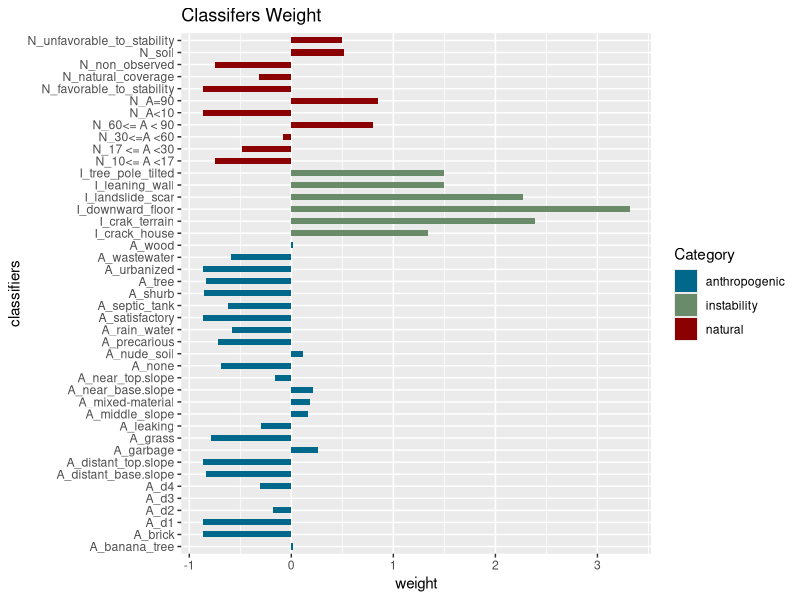

R code for this plot:
## ---- chunk 1
knitr::opts_chunk$set(echo = TRUE)
## ---- chunk 2
library(readxl)
library(tidyverse)
weight_pairwisecomparision <- read_excel("weight_normalized.xlsx")
head(weight_pairwisecomparision)

weight_percentange <- read_excel("classifiers_weight_percentage.xlsx")

## ---- chunk 3

## Using df weight_percentange, I select just the classifiers from the main category (angle, natural coverage...) not the options (i.e. wood, brick, mixed)

classifiers <- weight_pairwisecomparision %>%
  select(Parameter, large_category, final_weight)

classifiers <- classifiers[-c(1:4,7,17:18,20:22,54),]

mean_classifiers <- mean(classifiers$final_weight)
sd_classifiers <- sd(classifiers$final_weight)

classifiers <- classifiers %>%
  mutate(zscore=(final_weight - mean(final_weight))/sd(final_weight))

#write.xlsx(classifiers, "classifiers.xls")



## ---- chunk 4

plot_classifiers <- ggplot(classifiers, aes(x=Parameter, y=zscore, label="classifier weight")) + 
  geom_bar(stat="identity", aes(fill=large_category), width=.5)  +
  labs(title= "Classifers Weight") + 
       ylab("weight") + xlab("classifiers") + 
  coord_flip()


#changing color of the plot
plot_classifiers + scale_fill_manual(values=c("deepskyblue4", "darkseagreen4", "darkred"), 
                                     name="Category",
                                     labels=c("anthropogenic", "instability", "natural")
                                     )

